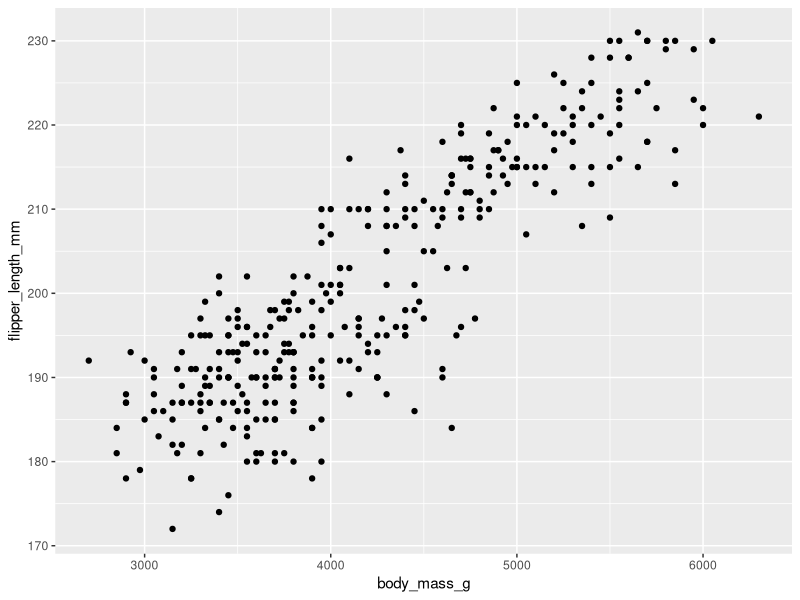
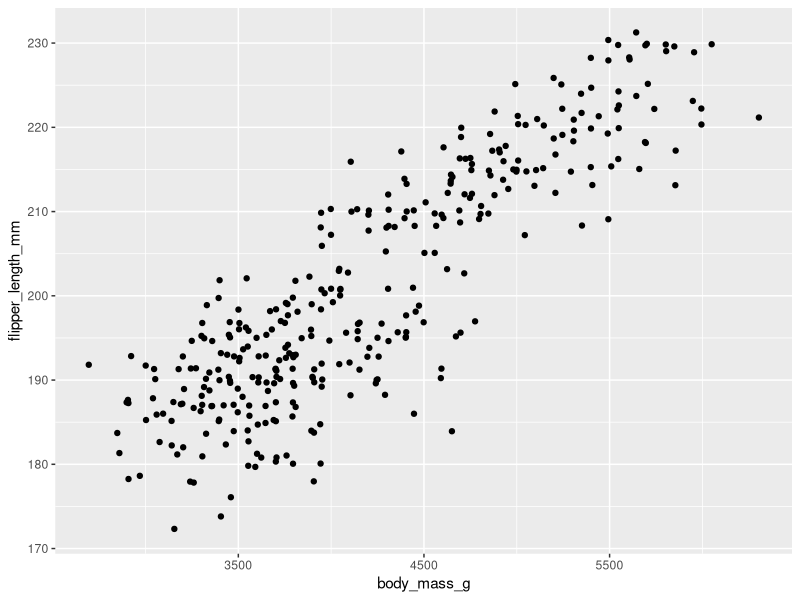

Source code (R) for these figures, in order:
## ---- chunk 1
#| label: variables_R

#Números enteros
entero <- 3
# Validar tipo
print(paste0('Tipo de variable entero:', class(entero)))

# Números flotantes (decimales=)
flotante <- 3.6
print(paste0('Tipo de variable flotante:', class(flotante)))

# Texto
texto <- 'Hola mundo'
print(paste0('Tipo de variable texto:', class(texto)))

# Lógicos
print(7 == 8)

print(8 == 8)

#Crear vectores
mixto <- c(2, 4, 'manzanas', 'bananas')
print('Contenido de mixto')
print(mixto)
print('Segundo elemento del vector mixto:')
print(mixto[2])

# Creas matrices
matriz_random <- matrix( mixto, nrow = 2, ncol = 6)
print('Contenido de mmatriz_random')
print(matriz_random)

# Funciones + for + condicionales
valores <- c(20, 18, 25, 40, 49, 68)

# Una función se crea a través de = y asignación de parámetros
es_par <- function(valores) {
    # Ciclo for 
    for (i in 1:length(valores)) {
        # Condicional
        if(valores[i]%%2 == 0){
            print(paste0('El valor ', valores[i], ' es par'))
        } else {
            print(paste0('El valor ', valores[i], ' es inparpar'))
        }
    }
}

# Llamar y usar función
es_par(valores)
## ---- chunk 2
#| label: ejemplo_data_frame
# Crear un data frame de ejemplo
datos <- data.frame(
  ID = 1:5,
  Producto = c("Manzana", "Banana", "Naranja", "Manzana", "Kiwi"),
  Precio = c(1.5, 0.75, 1.2, 1.5, 2.0),
  Cantidad = c(10, 20, 15, 5, 8)
)
print(datos)
## ---- chunk 3
#| label: filtrar_seleccionar_baseR
# Filtrar filas y seleccionar columnas en Base R
resultados_baseR <- datos[datos$Cantidad > 10, c("ID", "Producto")]
print(resultados_baseR)
## ---- chunk 4
#| label: filtrar_seleccionar_tidyverse
# Cargar la librería dplyr
library(dplyr)

# Filtrar filas y seleccionar columnas con Tidyverse (dplyr)
resultados_tidyverse <- datos %>%
  filter(Cantidad > 10) %>%
  select(ID, Producto)
print(resultados_tidyverse)
## ---- chunk 5
#| label: agrupar_resumir_baseR
# Agrupar y resumir en Base R
precios_totales_baseR <- aggregate(Precio ~ Producto, data = datos, FUN = sum)
print(precios_totales_baseR)
## ---- chunk 6
vector <- c(10, 20, 30)

class(vector)
## ---- chunk 7
vector2 <- c(10, 20, 30, 'b')

class(vector2)
## ---- chunk 8
bool <- c(2, as.numeric(FALSE), 5)

bool
## ---- chunk 9
library(ggplot2)
library(palmerpenguins)

ch <- ggplot(data = penguins,
                aes(x = flipper_length_mm, y = body_mass_g)) +
  coord_flip()

ch + geom_point()    # Puntos básicos

ch + geom_jitter()   # Dispersión de puntos
